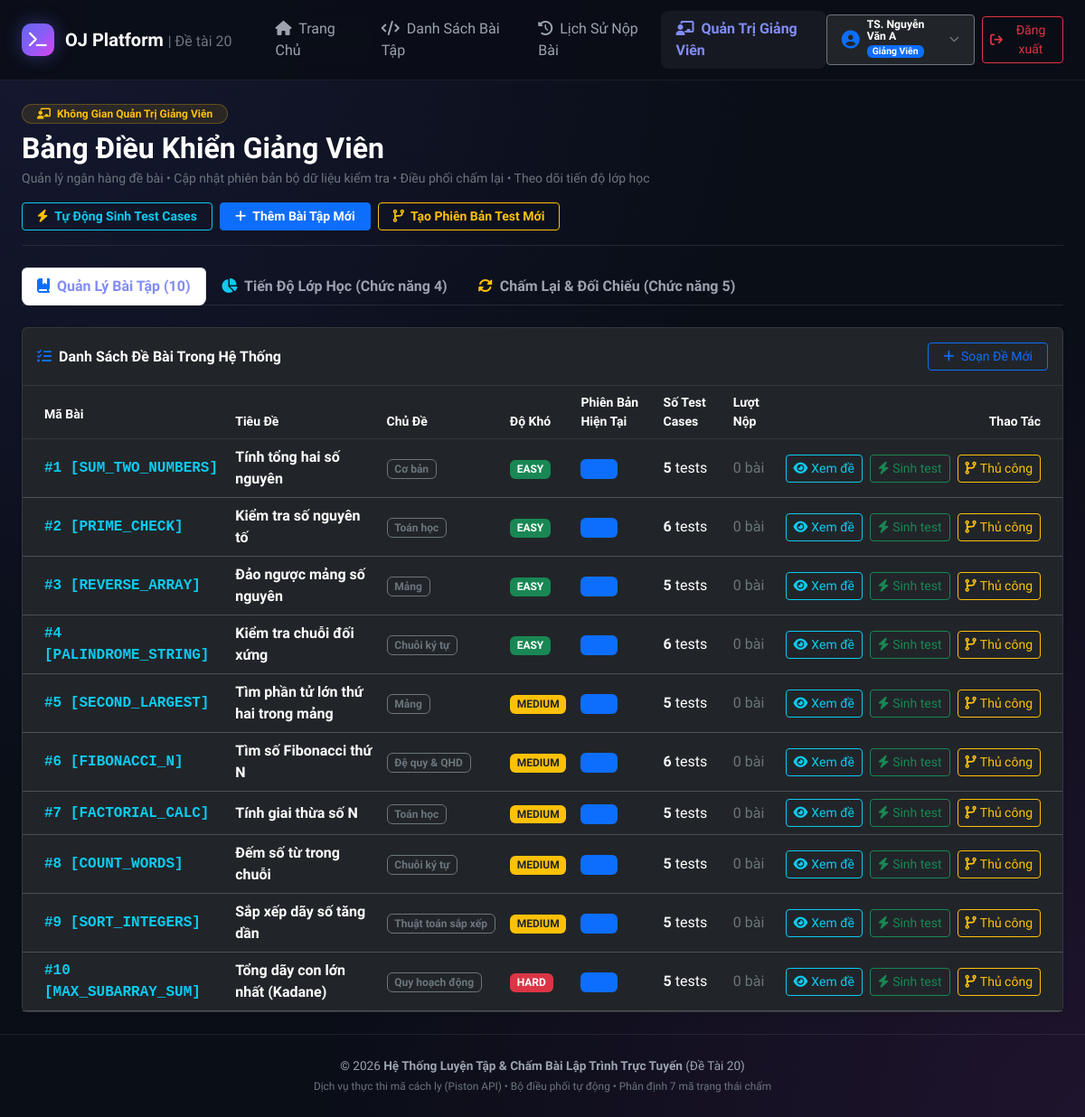
Page /lecturer.php (signed in) on the earlier database version.
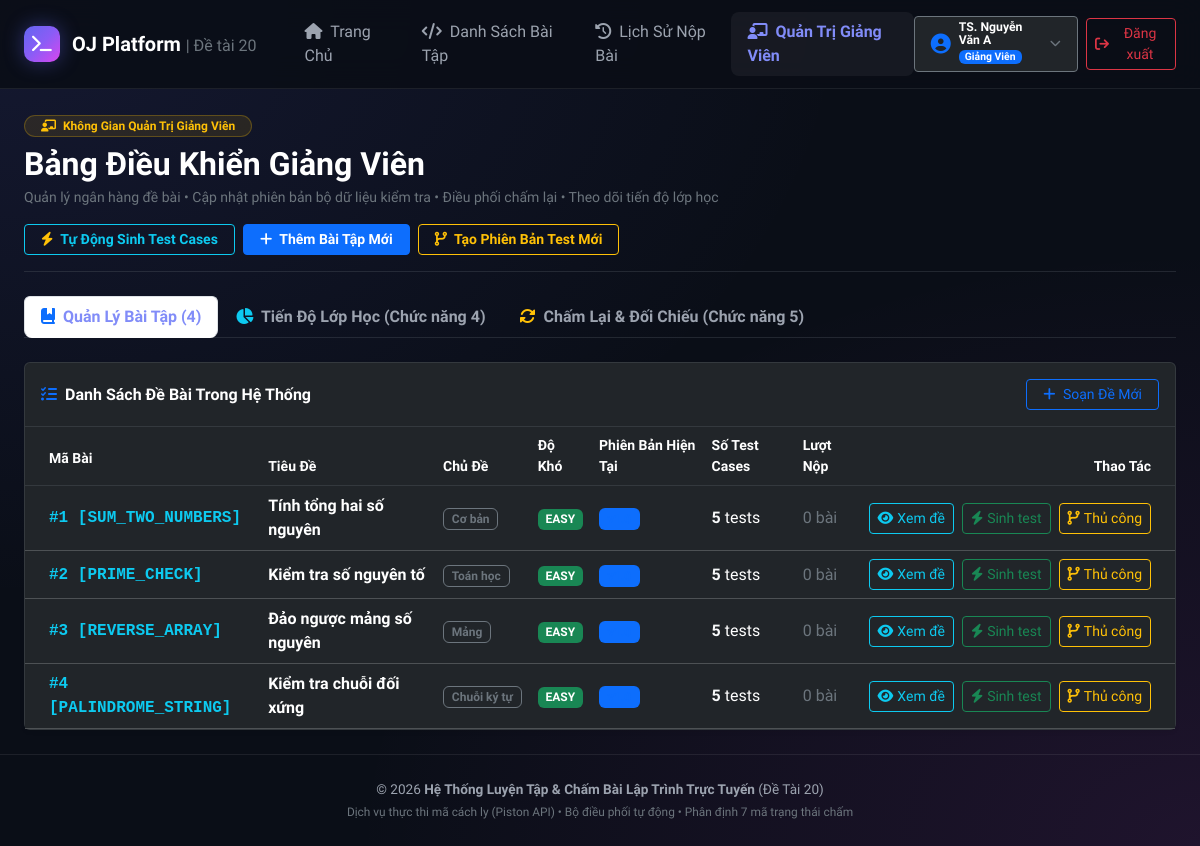
Same page on the later database version.
### tables this page shows
CREATE TABLE `problems` (
    `id` INT AUTO_INCREMENT PRIMARY KEY,
    `code` VARCHAR(50) NOT NULL UNIQUE COMMENT 'Mã bài viết tắt (vd: SUM_ARRAY, PRIME_CHECK)',
    `title` VARCHAR(255) NOT NULL COMMENT 'Tiêu đề bài tập',
    `topic` VARCHAR(100) NOT NULL COMMENT 'Chủ đề: Mảng, Chuỗi, Đồ thị, Đệ quy...',
    `difficulty` ENUM('EASY', 'MEDIUM', 'HARD') NOT NULL DEFAULT 'EASY' COMMENT 'Độ khó',
    `author_id` INT NOT NULL COMMENT 'Giảng viên tạo bài',
    `current_version_id` INT DEFAULT NULL COMMENT 'Trỏ tới phiên bản đang sử dụng',
    `is_published` TINYINT(1) NOT NULL DEFAULT 1 COMMENT '1 = Công khai; 0 = Ẩn',
    `created_at` DATETIME NOT NULL DEFAULT CURRENT_TIMESTAMP,
    `updated_at` DATETIME NOT NULL DEFAULT CURRENT_TIMESTAMP ON UPDATE CURRENT_TIMESTAMP,
    INDEX `idx_problems_difficulty` (`difficulty`),
    INDEX `idx_problems_topic` (`topic`),
    INDEX `idx_problems_author` (`author_id`),
    CONSTRAINT `fk_problems_author` FOREIGN KEY (`author_id`) REFERENCES `users` (`id`) ON DELETE CASCADE
);

### lecturer.php (the view, shortened to what the changed rows need)
<?php
$pdo = Database::getConnection();
$stmtProblems = $pdo->query("
    SELECT p.id, p.code, p.title, p.topic, p.difficulty, p.created_at,
           pv.version_number, pv.time_limit_ms,
           (SELECT COUNT(*) FROM test_cases tc WHERE tc.problem_version_id = pv.id) as test_count,
           (SELECT COUNT(*) FROM submissions s WHERE s.problem_id = p.id) as sub_count
    FROM problems p
    LEFT JOIN problem_versions pv ON p.current_version_id = pv.id
    ORDER BY p.id ASC
");
$allProblems = $stmtProblems->fetchAll();
require_once __DIR__ . '/includes/header.php';
?>
<div class="container-fluid px-lg-4 my-4">
    <div class="d-flex align-items-center justify-content-between flex-wrap gap-3 mb-4 pb-3 border-bottom border-secondary border-opacity-25">
        <div>
            <h2 class="fw-bold text-white mb-1">Bảng Điều Khiển Giảng Viên</h2>
        </div>
    </div>
    <ul class="nav nav-tabs border-secondary border-opacity-25 mb-4" id="lecturerTabs">
        <li class="nav-item">
            <a class="nav-link active text-white fw-semibold" data-bs-toggle="tab" href="#tabProblems">
                <i class="fas fa-book-bookmark me-1 text-primary"></i> Quản Lý Bài Tập (<?php echo count($allProblems); ?>)
            </a>
        </li>
    </ul>
    <div class="tab-content">
        <div class="tab-pane fade show active" id="tabProblems">
            <div class="card bg-dark border-secondary border-opacity-25 shadow-sm">
                <div class="card-body p-0">
                    <div class="table-responsive">
                        <table class="table table-dark table-hover align-middle mb-0">
                            <thead class="text-secondary small border-bottom border-secondary border-opacity-25">
                                <tr>
                                    <th class="ps-4 py-3">Mã Bài</th>
                                    <th>Tiêu Đề</th>
                                    <th>Chủ Đề</th>
                                    <th>Độ Khó</th>
                                    <th>Phiên Bản Hiện Tại</th>
                                    <th>Số Test Cases</th>
                                    <th>Lượt Nộp</th>
                                    <th class="pe-4 text-end">Thao Tác</th>
                                </tr>
                            </thead>
                            <tbody>
                                <?php foreach ($allProblems as $p):
                                    $diffBadge = ($p['difficulty'] === 'EASY') ? 'bg-success' : (($p['difficulty'] === 'MEDIUM') ? 'bg-warning text-dark' : 'bg-danger');
                                ?>
                                    <tr>
                                        <td class="ps-4 font-monospace fw-bold text-info">#<?php echo $p['id']; ?> [<?php echo htmlspecialchars($p['code']); ?>]</td>
                                        <td class="text-white fw-semibold">
                                            <a href="solve.php?id=<?php echo $p['id']; ?>" class="text-white text-decoration-none hover-primary">
                                                <?php echo htmlspecialchars($p['title']); ?>
                                            </a>
                                        </td>
                                        <td><span class="badge bg-dark border border-secondary text-secondary"><?php echo htmlspecialchars($p['topic']); ?></span></td>
                                        <td><span class="badge <?php echo $diffBadge; ?>"><?php echo $p['difficulty']; ?></span></td>
                                        <td><span class="badge bg-primary bg-opacity-20 text-primary border border-primary border-opacity-25">v<?php echo $p['version_number'] ?? 1; ?>.0</span></td>
                                        <td><span class="text-light fw-bold"><?php echo $p['test_count']; ?></span> tests</td>
                                        <td><span class="text-secondary"><?php echo $p['sub_count']; ?> bài</span></td>
                                        <td class="pe-4 text-end text-nowrap">
                                            <a href="solve.php?id=<?php echo $p['id']; ?>" class="btn btn-outline-info btn-sm py-1 px-2" title="Xem đề và làm thử">
                                                <i class="fas fa-eye me-1"></i>Xem đề
                                            </a>
                                            <button type="button" class="btn btn-outline-success btn-sm py-1 px-2 ms-1 btn-quick-autogen" data-problem-id="<?php echo $p['id']; ?>" data-problem-title="<?php echo htmlspecialchars($p['title']); ?>" title="Tự động sinh 5 testcases biên">
                                                <i class="fas fa-bolt me-1"></i>Sinh test
                                            </button>
                                            <button type="button" class="btn btn-outline-warning btn-sm py-1 px-2 ms-1 btn-quick-newver" data-problem-id="<?php echo $p['id']; ?>" data-problem-title="<?php echo htmlspecialchars($p['title']); ?>">
                                                <i class="fas fa-code-branch me-1"></i>Thủ công
                                            </button>
                                        </td>
                                    </tr>
                                <?php endforeach; ?>
                            </tbody>
                        </table>
                    </div>
                </div>
            </div>
        </div>
    </div>
</div>
<?php require_once __DIR__ . '/includes/footer.php'; ?>

Differences in the rows shown:
removed problems: id "5", code "SECOND_LARGEST", title "Tìm phần tử lớn thứ hai trong mảng", topic "Mảng", difficulty "MEDIUM", test_count "5", sub_count "0"
removed problems: id "6", code "FIBONACCI_N", title "Tìm số Fibonacci thứ N", topic "Đệ quy & QHD", difficulty "MEDIUM", test_count "6", sub_count "0"
removed problems: id "7", code "FACTORIAL_CALC", title "Tính giai thừa số N", topic "Toán học", difficulty "MEDIUM", test_count "5", sub_count "0"
removed problems: id "8", code "COUNT_WORDS", title "Đếm số từ trong chuỗi", topic "Chuỗi ký tự", difficulty "MEDIUM", test_count "5", sub_count "0"
removed problems: id "9", code "SORT_INTEGERS", title "Sắp xếp dãy số tăng dần", topic "Thuật toán sắp xếp", difficulty "MEDIUM", test_count "5", sub_count "0"
removed problems: id "10", code "MAX_SUBARRAY_SUM", title "Tổng dãy con lớn nhất (Kadane)", topic "Quy hoạch động", difficulty "HARD", test_count "5", sub_count "0"
computed for problems "PRIME_CHECK": test_count "6" → "5"
computed for problems "PALINDROME_STRING": test_count "6" → "5"
Other differences:
count($allProblems): "10" → "4"
